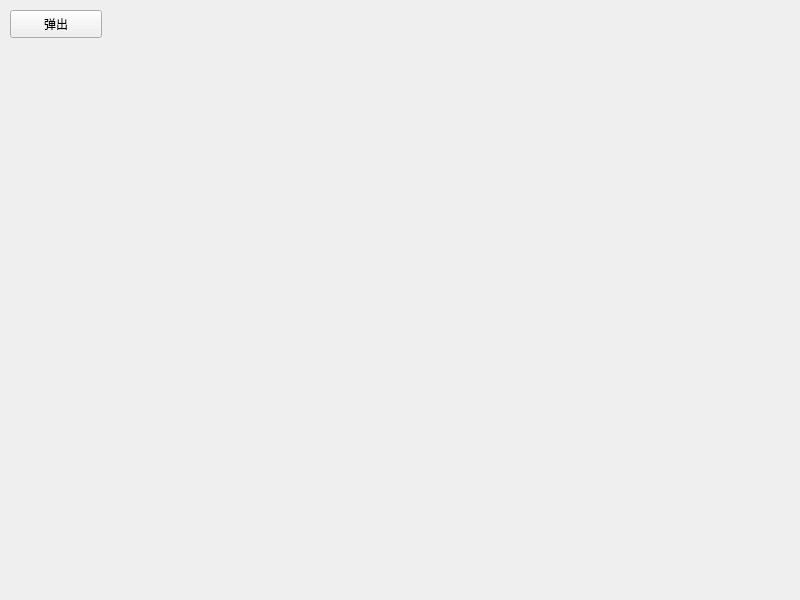
<?xml version="1.0" encoding="UTF-8"?>
<ui version="4.0">
 <class>frmGifWidget</class>
 <widget class="QWidget" name="frmGifWidget">
  <property name="geometry">
   <rect>
    <x>0</x>
    <y>0</y>
    <width>800</width>
    <height>600</height>
   </rect>
  </property>
  <property name="windowTitle">
   <string>Form</string>
  </property>
  <widget class="QPushButton" name="pushButton">
   <property name="geometry">
    <rect>
     <x>10</x>
     <y>10</y>
     <width>92</width>
     <height>28</height>
    </rect>
   </property>
   <property name="text">
    <string>弹出</string>
   </property>
  </widget>
 </widget>
 <resources/>
 <connections/>
</ui>
